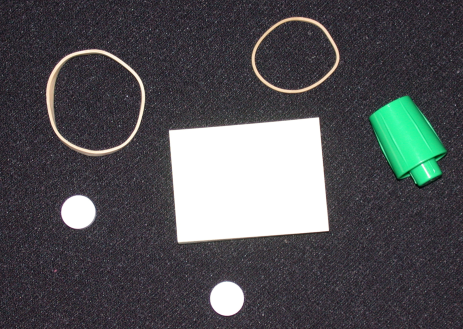
%> input picture Lab/lab2/asset/image/rubberband_cap.png, 463 x 329 px
$ octave main_canny.m   (GNU Octave 9; MATLAB toolbox functions it lacks are replaced by stand-ins)
%> lines starting %> are read from the running program, lines starting %| are printed output that depends on the picture; in (x1, y1, x2, y2) boxes, pixels count from 0 and x2, y2 are one past the last pixel; in counts of white or black regions, pixels touching at a corner belong together; the program's own positions count from 1
### Lab/lab2/code/canny1step.m
% [6 lines of commented-out code are left out]

function [ m, theta, sector, canny1,  canny2, bin] = canny1step( src,  lowTh)
%canny函数第一步，求去x，y方向的偏导，模板如下：
% Gx
% 1  -1
% 1  -1
% Gy
% -1  -1
%  1    1
%------------------------------------
% 输入：
% src：图像，如果不是灰度图转成灰度图
% lowTh：低阈值
% 输出：
% m： 两个偏导的平方差，反映了边缘的强度
% theta：反映了边缘的方向
% sector：将方向分为3个区域，具体如下
% 2 1 0
% 3 X 3
% 0 1 2
% canny1：非极大值
% canny2：双阈值抑制
% bin ：     二值化
%---------------------------------------


[Ay Ax dim ] = size(src);
%转换为灰度图
if dim>1
    src = rgb2gray(src);
end


src = double(src);
m = zeros(Ay, Ax);
theta = zeros(Ay, Ax);
sector = zeros(Ay, Ax);
canny1 = zeros(Ay, Ax);%非极大值抑制
canny2 = zeros(Ay, Ax);%双阈值检测和连接
bin = zeros(Ay, Ax);
for y = 1:(Ay-1)
    for x = 1:(Ax-1)
        gx =  src(y, x) + src(y+1, x) - src(y, x+1)  - src(y+1, x+1);
        gy = -src(y, x) + src(y+1, x) - src(y, x+1) + src(y+1, x+1);
        m(y,x) = (gx^2+gy^2)^0.5 ;
        %--------------------------------
        theta(y,x) = atand(gx/gy)  ;
        tem = theta(y,x);
        %--------------------------------
        if (tem<67.5)&&(tem>22.5)
            sector(y,x) =  0;
        elseif (tem<22.5)&&(tem>-22.5)
            sector(y,x) =  3;
        elseif (tem<-22.5)&&(tem>-67.5)
            sector(y,x) =   2;
        else
            sector(y,x) =   1;
        end
        %--------------------------------
    end
end
%-------------------------
%非极大值抑制
%------> x
%   2 1 0
%   3 X 3
%y  0 1 2
for y = 2:(Ay-1)
    for x = 2:(Ax-1)
        if 0 == sector(y,x) %右上 - 左下
            if ( m(y,x)>m(y-1,x+1) )&&( m(y,x)>m(y+1,x-1)  )
                canny1(y,x) = m(y,x);
            else
                canny1(y,x) = 0;
            end
        elseif 1 == sector(y,x) %竖直方向
            if ( m(y,x)>m(y-1,x) )&&( m(y,x)>m(y+1,x)  )
                canny1(y,x) = m(y,x);
            else
                canny1(y,x) = 0;
            end
        elseif 2 == sector(y,x) %左上 - 右下
            if ( m(y,x)>m(y-1,x-1) )&&( m(y,x)>m(y+1,x+1)  )
                canny1(y,x) = m(y,x);
            else
                canny1(y,x) = 0;
            end
        elseif 3 == sector(y,x) %横方向
            if ( m(y,x)>m(y,x+1) )&&( m(y,x)>m(y,x-1)  )
                canny1(y,x) = m(y,x);
            else
                canny1(y,x) = 0;
            end
        end
    end%end for x
end%end for y

%---------------------------------
%双阈值检测
ratio = 2;
for y = 2:(Ay-1)
    for x = 2:(Ax-1)
        if canny1(y,x)<lowTh %低阈值处理
            canny2(y,x) = 0;
            bin(y,x) = 0;
            continue;
        elseif canny1(y,x)>ratio*lowTh %高阈值处理
            canny2(y,x) = canny1(y,x);
            bin(y,x) = 1;
            continue;
        else %介于之间的看其8领域有没有高于高阈值的，有则可以为边缘
            tem =[canny1(y-1,x-1), canny1(y-1,x), canny1(y-1,x+1);
                       canny1(y,x-1),    canny1(y,x),   canny1(y,x+1);
                       canny1(y+1,x-1), canny1(y+1,x), canny1(y+1,x+1)];
            temMax = max(tem);
            if temMax(1) > ratio*lowTh
                canny2(y,x) = temMax(1);
                bin(y,x) = 1;
                continue;
            else
                canny2(y,x) = 0;
                bin(y,x) = 0;
                continue;
            end
        end
    end%end for x
end%end for y


end%end of function

### Lab/lab2/code/main_canny.m
clear all;
clear
clc;
% [7 lines of commented-out code are left out]

imgsrc = imread('../asset/image/rubberband_cap.png');
%> imgsrc is the input picture: size 329x463x3 uint8; mean R, G, B 81.4, 82.4, 85.3
[y, x, dim] = size(imgsrc);
%> y = 329; x = 463; dim = 3

%转换为灰度图
if dim>1
    imgsrc = rgb2gray(imgsrc);
%> imgsrc: size 329x463 uint8
end

sigma = 1;
gausFilter = fspecial('gaussian', [3,3], sigma);
img= imfilter(imgsrc, gausFilter, 'replicate');

zz = double(img);

 %----------------------------------------------------------
 %自己的边缘检测函数
 [m theta sector canny1  canny2 bin] = canny1step(img, 22);
%> after the loop in canny1step, `for y = 1:(Ay-1)`:
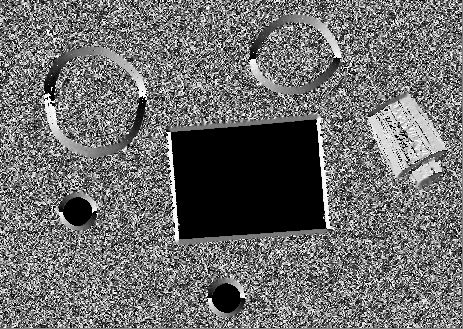
%> theta: size 329x463 double; 11.95% of the values are NaN or infinite; the others: min -90, max 90, mean -2.48; drawn with min black, max white, NaN and infinite black
%> after the loop in canny1step, `for y = 2:(Ay-1)`:
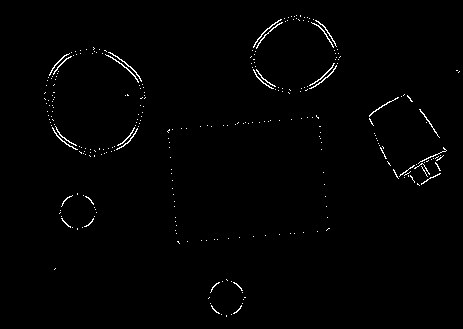
%> bin: size 329x463 double; values 0 (black) and 1 (white), 1% white in thin lines or dots, all inside (x1, y1, x2, y2) = (44, 15, 460, 317)
%> after the loop in canny1step, `for y = 2:(Ay-1)`: tem = [24.08 28.43 0; 0 27.02 0; 0 0 0]; temMax = [24.08 28.43 0]
  [msrc thetasrc sectorsrc c1src  c2src binsrc] = canny1step(imgsrc, 22);
%> call 2 of canny1step, with lowTh = 22
%> after the loop in canny1step (call 2), `for y = 1:(Ay-1)`:
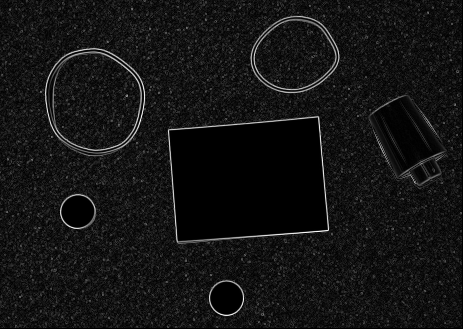
%> m: size 329x463 double; min 0, max 348.3, mean 27.7; drawn with min black and max white
%> after the loop in canny1step (call 2), `for y = 1:(Ay-1)`:
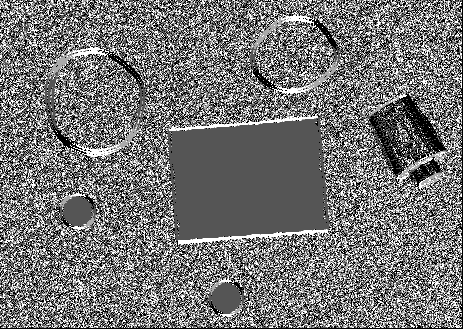
%> sector: size 329x463 double; min 0, max 3, mean 1.38; drawn with min black and max white
%> after the loop in canny1step (call 2), `for y = 1:(Ay-1)`:
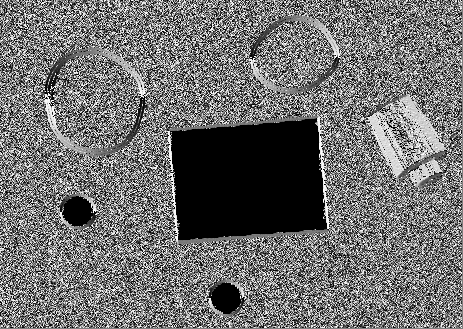
%> theta: size 329x463 double; 11.59% of the values are NaN or infinite; the others: min -90, max 90, mean -0.972; drawn with min black, max white, NaN and infinite black
%> after the loop in canny1step (call 2), `for y = 2:(Ay-1)`:
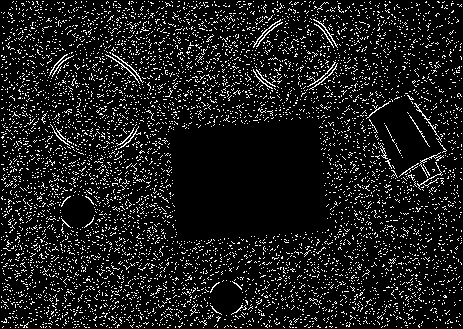
%> bin: size 329x463 double; values 0 (black) and 1 (white), 10.6% white in thin lines or dots
%> after the loop in canny1step (call 2), `for y = 2:(Ay-1)`: tem = [0 29.15 0; 0 32.98 0; 0 0 0]; temMax = [0 32.98 0]
 %Matlab自带的边缘检测
 ed = edge(img, 'canny', 0.5);
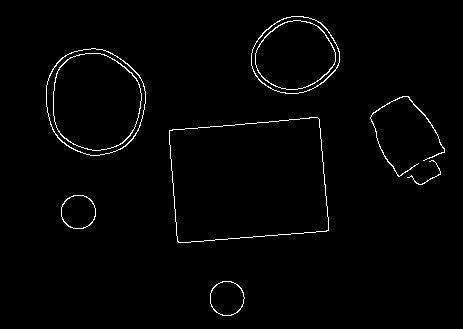
%> ed: size 329x463 logical; 1.6% white in thin lines or dots, all inside (x1, y1, x2, y2) = (46, 16, 445, 316)


[xx, yy] = meshgrid(1:x, 1:y);

% [7 lines of commented-out code are left out]

figure(2)
%     subplot(4,2,1);
%         imshow(imgsrc);%原图
%     subplot(3,2,1);
        figure;clf;imshow(img);hold on;title('高斯滤波后','FontSize',12);%高斯滤波后
%     subplot(3,2,2);
        figure;clf;imshow(uint8(m));hold on;title('导数','FontSize',12);%导数
%     subplot(3,2,3);
        figure;clf;imshow(uint8(canny1));hold on;title('非极大值抑制','FontSize',12);%非极大值抑制
%     subplot(3,2,4);
        figure;clf;imshow(uint8(canny2));hold on;title('双阈值','FontSize',12);%双阈值
%     subplot(3,2,5);
        figure;clf;imshow(ed);hold on;title('Matlab自带边缘检测','FontSize',12);%Matlab自带边缘检测
%     subplot(3,2,6);
        figure;clf;imshow(bin);hold on;title('我自己的bin','FontSize',12);%我自己的bin

% [37 lines of commented-out code are left out]
